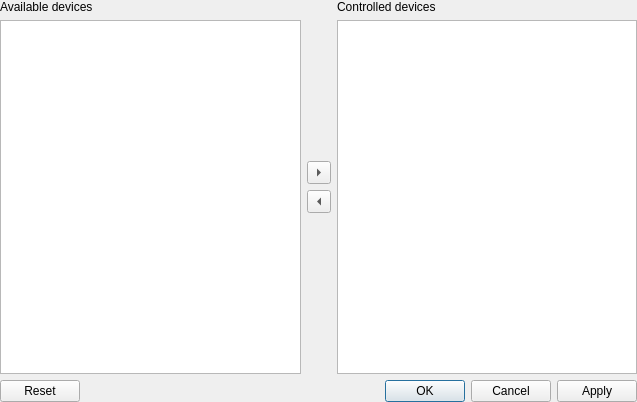
<?xml version="1.0" encoding="UTF-8"?>
<ui version="4.0">
 <class>dControlledInputDevices</class>
 <widget class="QDialog" name="dControlledInputDevices">
  <property name="geometry">
   <rect>
    <x>0</x>
    <y>0</y>
    <width>637</width>
    <height>402</height>
   </rect>
  </property>
  <property name="windowTitle">
   <string>Input devices</string>
  </property>
  <layout class="QGridLayout" name="gridLayout">
   <property name="leftMargin">
    <number>0</number>
   </property>
   <property name="topMargin">
    <number>0</number>
   </property>
   <property name="rightMargin">
    <number>0</number>
   </property>
   <property name="bottomMargin">
    <number>0</number>
   </property>
   <item row="0" column="0">
    <layout class="QVBoxLayout" name="verticalLayout">
     <property name="spacing">
      <number>6</number>
     </property>
     <item>
      <layout class="QHBoxLayout" name="horizontalLayout">
       <item>
        <layout class="QVBoxLayout" name="verticalLayout_3">
         <item>
          <widget class="QLabel" name="label">
           <property name="text">
            <string>Available devices</string>
           </property>
          </widget>
         </item>
         <item>
          <widget class="QListWidget" name="listAvailable"/>
         </item>
        </layout>
       </item>
       <item>
        <layout class="QVBoxLayout" name="verticalLayout_4">
         <item>
          <spacer name="verticalSpacer_2">
           <property name="orientation">
            <enum>Qt::Vertical</enum>
           </property>
           <property name="sizeHint" stdset="0">
            <size>
             <width>20</width>
             <height>40</height>
            </size>
           </property>
          </spacer>
         </item>
         <item>
          <widget class="QToolButton" name="btnToControlled">
           <property name="text">
            <string>...</string>
           </property>
           <property name="arrowType">
            <enum>Qt::RightArrow</enum>
           </property>
          </widget>
         </item>
         <item>
          <widget class="QToolButton" name="btnToAvailable">
           <property name="text">
            <string>...</string>
           </property>
           <property name="arrowType">
            <enum>Qt::LeftArrow</enum>
           </property>
          </widget>
         </item>
         <item>
          <spacer name="verticalSpacer">
           <property name="orientation">
            <enum>Qt::Vertical</enum>
           </property>
           <property name="sizeHint" stdset="0">
            <size>
             <width>20</width>
             <height>40</height>
            </size>
           </property>
          </spacer>
         </item>
        </layout>
       </item>
       <item>
        <layout class="QVBoxLayout" name="verticalLayout_2">
         <property name="spacing">
          <number>6</number>
         </property>
         <item>
          <widget class="QLabel" name="label_2">
           <property name="text">
            <string>Controlled devices</string>
           </property>
          </widget>
         </item>
         <item>
          <widget class="QListWidget" name="listControlled"/>
         </item>
        </layout>
       </item>
      </layout>
     </item>
     <item>
      <widget class="QDialogButtonBox" name="buttonBox">
       <property name="orientation">
        <enum>Qt::Horizontal</enum>
       </property>
       <property name="standardButtons">
        <set>QDialogButtonBox::Apply|QDialogButtonBox::Cancel|QDialogButtonBox::Ok|QDialogButtonBox::Reset</set>
       </property>
      </widget>
     </item>
    </layout>
   </item>
  </layout>
 </widget>
 <resources/>
 <connections>
  <connection>
   <sender>buttonBox</sender>
   <signal>accepted()</signal>
   <receiver>dControlledInputDevices</receiver>
   <slot>accept()</slot>
   <hints>
    <hint type="sourcelabel">
     <x>248</x>
     <y>254</y>
    </hint>
    <hint type="destinationlabel">
     <x>157</x>
     <y>274</y>
    </hint>
   </hints>
  </connection>
  <connection>
   <sender>buttonBox</sender>
   <signal>rejected()</signal>
   <receiver>dControlledInputDevices</receiver>
   <slot>reject()</slot>
   <hints>
    <hint type="sourcelabel">
     <x>316</x>
     <y>260</y>
    </hint>
    <hint type="destinationlabel">
     <x>286</x>
     <y>274</y>
    </hint>
   </hints>
  </connection>
 </connections>
</ui>
